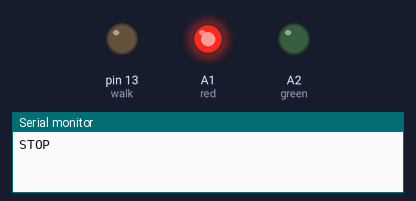
The sketch below on a simulated Arduino Uno, built with avr-gcc and run on an emulated ATmega328P. Parts: output pins drawn as LEDs (lit = HIGH), the last lines printed to the serial monitor.

Above: at 1.5 s.
At 3.5 s:
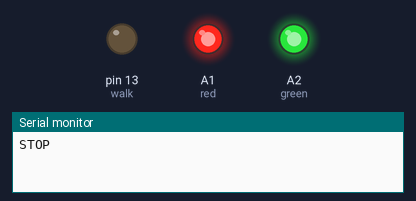
At 5.2 s:
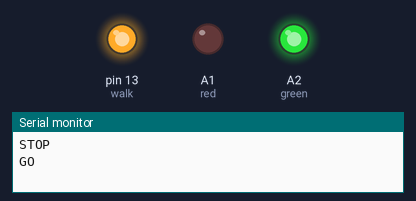
At 6.7 s:
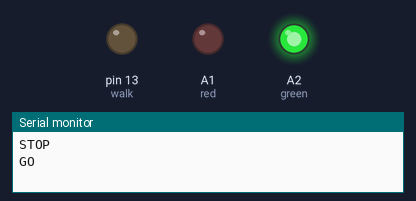
Timing chart, 0 to 9.1 s (numbered marks = the images above):
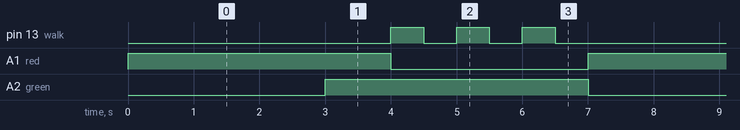

Measured:
- by itself, pin 13 (walk): repeats every 7.0 s: 2 × (LOW 0.50 s, HIGH 0.50 s), LOW 4.5 s, HIGH 0.50 s
- by itself, A1 (red), A2 (green): alternates HIGH for 4.0 s and LOW for 3.0 s
- by itself, everything shown: repeats every 7.0 s, in 8 steps

The sketch:

ex_traffic_lights.ino
```cpp
// Made from a Python program in the ZERO1 Simulator; edits here are not turned back into Python.
/*
Traffic lights: red, red + green, green, with the built-in LED as a walk signal.
*/

const int LED_RED = A1;        // red LED
const int LED_GREEN = A2;      // green LED

const int red = LED_RED;
const int green = LED_GREEN;
const int walk = LED_BUILTIN;

void set_lights(long red_on, long green_on) {
  digitalWrite(red, red_on);
  digitalWrite(green, green_on);
}

// Runs once: the lines before "while True:"
void setup() {
  Serial.begin(9600);
  pinMode(red, OUTPUT);
  pinMode(green, OUTPUT);
  pinMode(walk, OUTPUT);
}

// Runs forever: the body of "while True:" (line 16)
void loop() {
  set_lights(1, 0);
  Serial.println("STOP");
  delay(3000);
  set_lights(1, 1);
  delay(1000);
  set_lights(0, 1);
  Serial.println("GO");
  for (long i = 0; i < 3; i++) {
    digitalWrite(walk, HIGH);
    delay(500);
    digitalWrite(walk, LOW);
    delay(500);
  }
}
```
